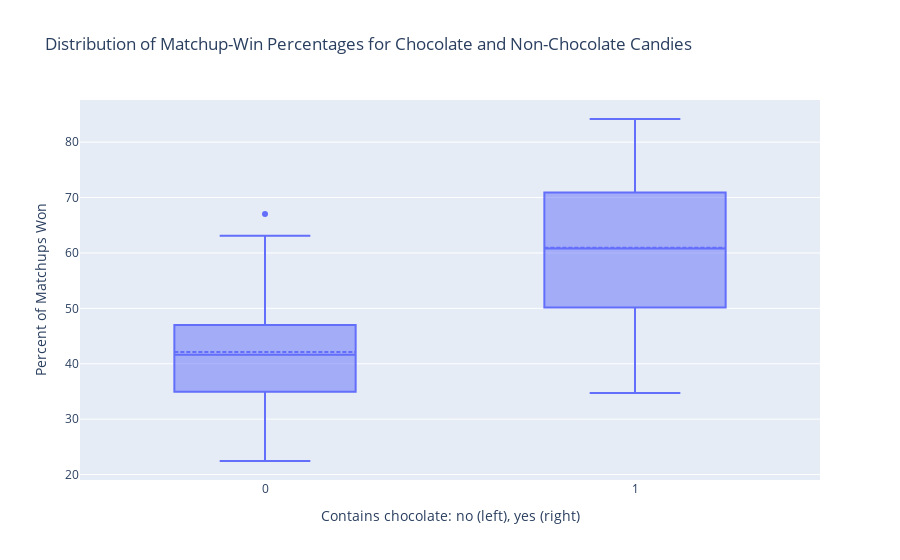

The notebook cell saved with this chart:
### Markdown cell above
<details><summary>Blockly Hints</summary><ul><li>Notation<ul><li><code>A</code> &nbsp;:&nbsp; <code>B</code>&nbsp; means snap blocks A and B together.</li><li><code>A</code> &nbsp;&lt;-&nbsp; <code>B</code>&nbsp; means insert block B into the hole in block A.</li></ul></li><li>Blocks<ul><li><code>with .. do .. using ..</code><ul><li>The <code>with .. do .. using ..</code> block is found under VARIABLES.</li> <li>If <code>do</code> dropdown says "!Not populated until you execute code", click anywhere in the notebook tab, then click try "Run All Above Selected Cell" from the "Run" menu.</li> <li>If <code>with .. do .. using ..</code> block does not want to snap together nicely with the <code>set .. to</code> block, try dragging the <code>set .. to</code> block instead.</li></ul></li><li><code>create list with</code><ul><li>The <code>create list with</code> block is found under LISTS.</li> <li>You can use the <code>+ -</code> controls on the block to change the number of notches. Unless specifically instructed, the block should not have any empty notches when you click Blocks to Code. </li></ul></li><li>freestyle<ul><li>Unless specifically instructed, use the first block from the FREESTYLE menu.</li></ul></li></ul></li></ul></details>

### Code cell
#!response

fig.update_traces(boxmean=True)
fig.show()

#<xml xmlns="https://developers.google.com/blockly/xml"><variables><variable id="LZ_|74t:fKshlPtxiMS)">fig</variable></variables><block type="varDoMethod_Python" id="Ix=pl?n[7S^;G5@}LQ?p" x="58" y="401"><field name="VAR" id="LZ_|74t:fKshlPtxiMS)">fig</field><field name="MEMBER">update_traces</field><data>fig:update_traces</data><value name="INPUT"><block type="lists_create_with" id="s:wAAG3;D)R[J;0h/p4]"><mutation items="1"></mutation><value name="ADD0"><block type="dummyOutputCodeBlock_Python" id="`:j#ewD|eQ38#G7(X}`J"><field name="CODE">boxmean=True</field></block></value></block></value></block><block type="varDoMethod_Python" id="#h6UFp*4uh!8|UVL)l}j" x="56" y="458"><field name="VAR" id="LZ_|74t:fKshlPtxiMS)">fig</field><field name="MEMBER">show</field><data>fig:show</data></block></xml>

### Figure 1 — Plotly figure (JSON) as saved in the notebook; plotly's stock layout.template omitted (floating-point values rounded to 4 significant figures)
{"data": [{"alignmentgroup": "True", "boxmean": true, "hovertemplate": "Contains chocolate: no (left), yes (right)=%{x}<br>Percent of Matchups Won=%{y}<extra></extra>", "legendgroup": "", "marker": {"color": "#636efa"}, "name": "", "notched": false, "offsetgroup": "", "orientation": "v", "showlegend": false, "type": "box", "x": [1, 1, 0, 0, 0, 1, 1, 0, 0, 0, 1, 0, 0, 0, 0, 0, 0, 0, 0, 0, 0, 0, 1, 1, 1, 1, 0, 1, 1, 0, 0, 0, 1, 1, 0, 1, 1, 1, 1, 1, 1, 0, 1, 1, 0, 0, 0, 1, 0, 0, 0, 1, 1, 1, 1, 0, 1, 0, 0, 1, 0, 0, 1, 0, 1, 1, 0, 0, 0, 0, 0, 0, 0, 0, 1, 1, 1, 1, 0, 1, 0, 0, 0, 0, 1], "x0": " ", "xaxis": "x", "y": [66.97, 67.6, 32.26, 46.12, 52.34, 50.35, 56.91, 23.42, 38.01, 34.52, 38.98, 36.02, 24.52, 42.27, 39.46, 43.09, 39.19, 46.78, 57.12, 34.16, 51.41, 42.18, 55.38, 62.28, 56.49, 59.24, 28.13, 57.22, 76.77, 41.39, 39.14, 52.91, 71.47, 66.57, 46.41, 55.06, 73.1, 60.8, 64.35, 47.83, 54.53, 55.35, 70.74, 66.47, 22.45, 39.45, 46.3, 69.48, 37.72, 41.27, 37.35, 81.87, 84.18, 73.43, 72.89, 35.29, 65.72, 29.7, 42.85, 34.72, 63.09, 55.1, 37.89, 46.0, 76.67, 59.53, 59.86, 52.83, 67.04, 34.58, 33.44, 32.23, 27.3, 54.86, 48.98, 43.07, 45.74, 49.65, 47.17, 81.64, 45.47, 39.01, 44.38, 41.9, 49.52], "y0": " ", "yaxis": "y"}], "layout": {"autosize": true, "boxmode": "group", "legend": {"tracegroupgap": 0}, "title": {"text": "Distribution of Matchup-Win Percentages for Chocolate and Non-Chocolate Candies"}, "xaxis": {"anchor": "y", "autorange": true, "categoryarray": [0, 1], "categoryorder": "array", "domain": [0, 1], "range": [-0.5, 1.5], "title": {"text": "Contains chocolate: no (left), yes (right)"}, "type": "linear"}, "yaxis": {"anchor": "x", "autorange": true, "domain": [0, 1], "range": [19.02, 87.61], "title": {"text": "Percent of Matchups Won"}, "type": "linear"}}}
